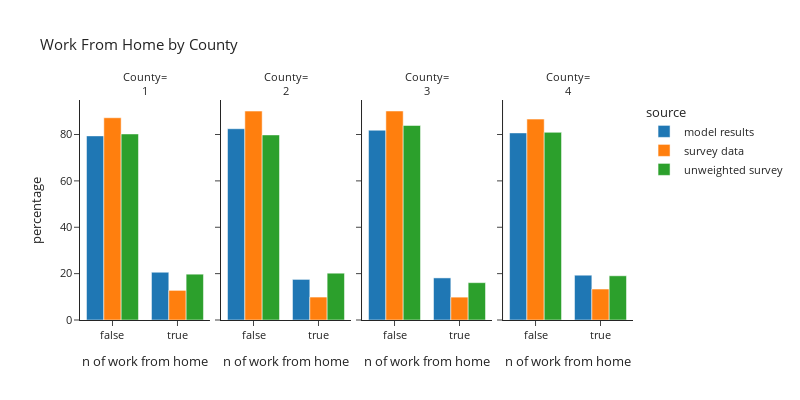

Notebook code cell kept with this figure:
### Code cell
plot_segments(per_data,'county_id','County', 'County')

### Figure 1 — Plotly figure (JSON) as saved in the notebook; plotly's stock layout.template omitted (floating-point values rounded to 4 significant figures)
{"data": [{"alignmentgroup": "True", "hovertemplate": "source=model results<br>county_id=1<br>work_from_home=%{x}<br>percentage=%{y}<extra></extra>", "legendgroup": "model results", "marker": {"color": "#1F77B4", "pattern": {"shape": ""}}, "name": "model results", "offsetgroup": "model results", "orientation": "v", "showlegend": true, "textposition": "auto", "type": "bar", "x": [false, true], "xaxis": "x", "y": [79.4, 20.6], "yaxis": "y"}, {"alignmentgroup": "True", "hovertemplate": "source=model results<br>county_id=2<br>work_from_home=%{x}<br>percentage=%{y}<extra></extra>", "legendgroup": "model results", "marker": {"color": "#1F77B4", "pattern": {"shape": ""}}, "name": "model results", "offsetgroup": "model results", "orientation": "v", "showlegend": false, "textposition": "auto", "type": "bar", "x": [false, true], "xaxis": "x2", "y": [82.49, 17.51], "yaxis": "y2"}, {"alignmentgroup": "True", "hovertemplate": "source=model results<br>county_id=3<br>work_from_home=%{x}<br>percentage=%{y}<extra></extra>", "legendgroup": "model results", "marker": {"color": "#1F77B4", "pattern": {"shape": ""}}, "name": "model results", "offsetgroup": "model results", "orientation": "v", "showlegend": false, "textposition": "auto", "type": "bar", "x": [false, true], "xaxis": "x3", "y": [81.85, 18.15], "yaxis": "y3"}, {"alignmentgroup": "True", "hovertemplate": "source=model results<br>county_id=4<br>work_from_home=%{x}<br>percentage=%{y}<extra></extra>", "legendgroup": "model results", "marker": {"color": "#1F77B4", "pattern": {"shape": ""}}, "name": "model results", "offsetgroup": "model results", "orientation": "v", "showlegend": false, "textposition": "auto", "type": "bar", "x": [false, true], "xaxis": "x4", "y": [80.68, 19.32], "yaxis": "y4"}, {"alignmentgroup": "True", "hovertemplate": "source=survey data<br>county_id=1<br>work_from_home=%{x}<br>percentage=%{y}<extra></extra>", "legendgroup": "survey data", "marker": {"color": "#FF7F0E", "pattern": {"shape": ""}}, "name": "survey data", "offsetgroup": "survey data", "orientation": "v", "showlegend": true, "textposition": "auto", "type": "bar", "x": [false, true], "xaxis": "x", "y": [87.22, 12.78], "yaxis": "y"}, {"alignmentgroup": "True", "hovertemplate": "source=survey data<br>county_id=2<br>work_from_home=%{x}<br>percentage=%{y}<extra></extra>", "legendgroup": "survey data", "marker": {"color": "#FF7F0E", "pattern": {"shape": ""}}, "name": "survey data", "offsetgroup": "survey data", "orientation": "v", "showlegend": false, "textposition": "auto", "type": "bar", "x": [false, true], "xaxis": "x2", "y": [90.1, 9.895], "yaxis": "y2"}, {"alignmentgroup": "True", "hovertemplate": "source=survey data<br>county_id=3<br>work_from_home=%{x}<br>percentage=%{y}<extra></extra>", "legendgroup": "survey data", "marker": {"color": "#FF7F0E", "pattern": {"shape": ""}}, "name": "survey data", "offsetgroup": "survey data", "orientation": "v", "showlegend": false, "textposition": "auto", "type": "bar", "x": [false, true], "xaxis": "x3", "y": [90.14, 9.862], "yaxis": "y3"}, {"alignmentgroup": "True", "hovertemplate": "source=survey data<br>county_id=4<br>work_from_home=%{x}<br>percentage=%{y}<extra></extra>", "legendgroup": "survey data", "marker": {"color": "#FF7F0E", "pattern": {"shape": ""}}, "name": "survey data", "offsetgroup": "survey data", "orientation": "v", "showlegend": false, "textposition": "auto", "type": "bar", "x": [false, true], "xaxis": "x4", "y": [86.64, 13.36], "yaxis": "y4"}, {"alignmentgroup": "True", "hovertemplate": "source=unweighted survey<br>county_id=1<br>work_from_home=%{x}<br>percentage=%{y}<extra></extra>", "legendgroup": "unweighted survey", "marker": {"color": "#2CA02C", "pattern": {"shape": ""}}, "name": "unweighted survey", "offsetgroup": "unweighted survey", "orientation": "v", "showlegend": true, "textposition": "auto", "type": "bar", "x": [false, true], "xaxis": "x", "y": [80.24, 19.76], "yaxis": "y"}, {"alignmentgroup": "True", "hovertemplate": "source=unweighted survey<br>county_id=2<br>work_from_home=%{x}<br>percentage=%{y}<extra></extra>", "legendgroup": "unweighted survey", "marker": {"color": "#2CA02C", "pattern": {"shape": ""}}, "name": "unweighted survey", "offsetgroup": "unweighted survey", "orientation": "v", "showlegend": false, "textposition": "auto", "type": "bar", "x": [false, true], "xaxis": "x2", "y": [79.82, 20.18], "yaxis": "y2"}, {"alignmentgroup": "True", "hovertemplate": "source=unweighted survey<br>county_id=3<br>work_from_home=%{x}<br>percentage=%{y}<extra></extra>", "legendgroup": "unweighted survey", "marker": {"color": "#2CA02C", "pattern": {"shape": ""}}, "name": "unweighted survey", "offsetgroup": "unweighted survey", "orientation": "v", "showlegend": false, "textposition": "auto", "type": "bar", "x": [false, true], "xaxis": "x3", "y": [83.89, 16.11], "yaxis": "y3"}, {"alignmentgroup": "True", "hovertemplate": "source=unweighted survey<br>county_id=4<br>work_from_home=%{x}<br>percentage=%{y}<extra></extra>", "legendgroup": "unweighted survey", "marker": {"color": "#2CA02C", "pattern": {"shape": ""}}, "name": "unweighted survey", "offsetgroup": "unweighted survey", "orientation": "v", "showlegend": false, "textposition": "auto", "type": "bar", "x": [false, true], "xaxis": "x4", "y": [80.93, 19.07], "yaxis": "y4"}], "layout": {"annotations": [{"font": {}, "showarrow": false, "text": "County=<br>1", "x": 0.1175, "xanchor": "center", "xref": "paper", "y": 1.0, "yanchor": "bottom", "yref": "paper"}, {"font": {}, "showarrow": false, "text": "County=<br>2", "x": 0.3725, "xanchor": "center", "xref": "paper", "y": 1.0, "yanchor": "bottom", "yref": "paper"}, {"font": {}, "showarrow": false, "text": "County=<br>3", "x": 0.6275, "xanchor": "center", "xref": "paper", "y": 1.0, "yanchor": "bottom", "yref": "paper"}, {"font": {}, "showarrow": false, "text": "County=<br>4", "x": 0.8825, "xanchor": "center", "xref": "paper", "y": 1.0, "yanchor": "bottom", "yref": "paper"}], "barmode": "group", "font": {"size": 11}, "height": 400, "legend": {"title": {"text": "source"}, "tracegroupgap": 0}, "title": {"text": "Work From Home by County"}, "width": 800, "xaxis": {"anchor": "y", "domain": [0.0, 0.235], "title": {"text": "n of work from home"}}, "xaxis2": {"anchor": "y2", "domain": [0.255, 0.49], "matches": "x", "title": {"text": "n of work from home"}}, "xaxis3": {"anchor": "y3", "domain": [0.51, 0.745], "matches": "x", "title": {"text": "n of work from home"}}, "xaxis4": {"anchor": "y4", "domain": [0.765, 1.0], "matches": "x", "title": {"text": "n of work from home"}}, "yaxis": {"anchor": "x", "domain": [0.0, 1.0], "title": {"text": "percentage"}}, "yaxis2": {"anchor": "x2", "domain": [0.0, 1.0], "matches": "y", "showticklabels": false}, "yaxis3": {"anchor": "x3", "domain": [0.0, 1.0], "matches": "y", "showticklabels": false}, "yaxis4": {"anchor": "x4", "domain": [0.0, 1.0], "matches": "y", "showticklabels": false}}}
